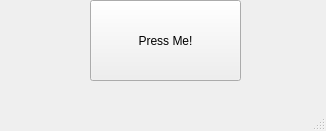
<?xml version="1.0" encoding="UTF-8"?>
<ui version="4.0">
 <class>thebutton</class>
 <widget class="QMainWindow" name="thebutton">
  <property name="geometry">
   <rect>
    <x>0</x>
    <y>0</y>
    <width>326</width>
    <height>131</height>
   </rect>
  </property>
  <property name="windowTitle">
   <string>thebutton</string>
  </property>
  <widget class="QWidget" name="centralwidget">
   <widget class="QPushButton" name="pushButton">
    <property name="geometry">
     <rect>
      <x>90</x>
      <y>0</y>
      <width>151</width>
      <height>81</height>
     </rect>
    </property>
    <property name="text">
     <string>Press Me!</string>
    </property>
   </widget>
  </widget>
  <widget class="QMenuBar" name="menubar">
   <property name="geometry">
    <rect>
     <x>0</x>
     <y>0</y>
     <width>326</width>
     <height>23</height>
    </rect>
   </property>
  </widget>
  <widget class="QStatusBar" name="statusbar"/>
 </widget>
 <resources/>
 <connections/>
</ui>
